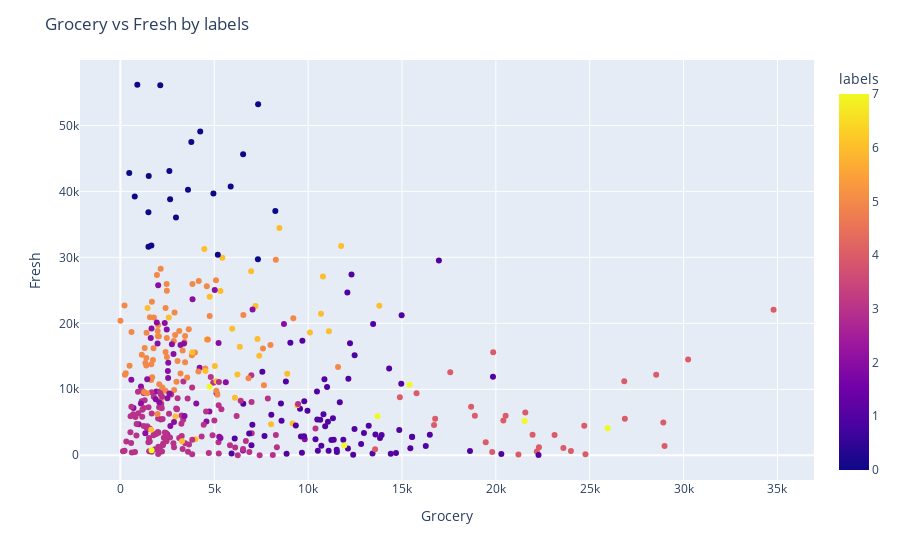
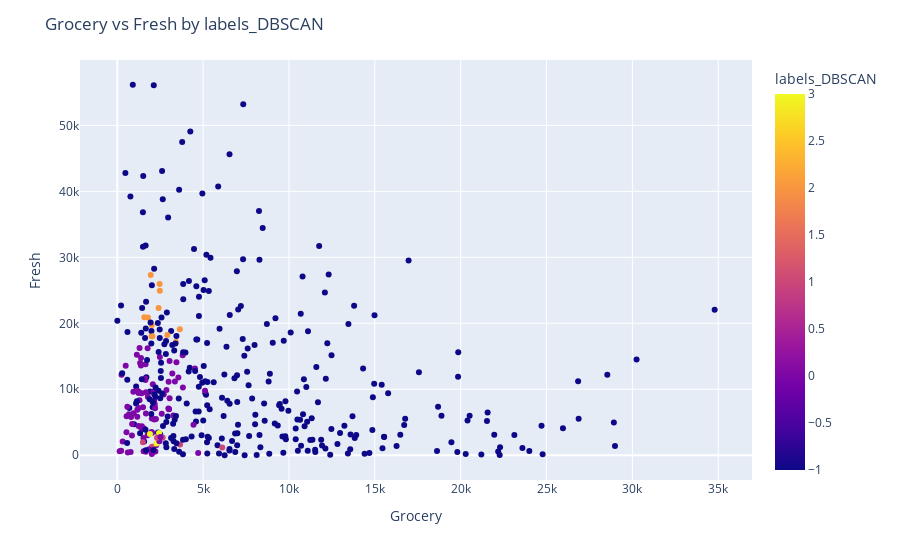

Notebook source saved alongside these figures, in order:
### Markdown cell above
Visualize `Grocery` as X and `Fresh` as y by `labels` and `labels_DBSCAN` respectively

### Code cell
fig_labels = px.scatter(data, x="Grocery", y="Fresh", color="labels")
fig_labels.update_layout(title='Grocery vs Fresh by labels')
fig_labels.show()

fig_labels_DBSCAN= px.scatter(data, x="Grocery", y="Fresh", color="labels_DBSCAN")
fig_labels_DBSCAN.update_layout(title='Grocery vs Fresh by labels_DBSCAN')
fig_labels_DBSCAN.show()

### Figure 1 — Plotly figure (JSON) as saved in the notebook; plotly's stock layout.template omitted (floating-point values rounded to 4 significant figures; data arrays with more than 128 entries replaced by an {"elided": "..."} marker saying what was removed)
{"data": [{"hoverlabel": {"namelength": 0}, "hovertemplate": "Grocery=%{x}<br>Fresh=%{y}<br>labels=%{marker.color}", "legendgroup": "", "marker": {"color": {"elided": "402 int values"}, "coloraxis": "coloraxis", "symbol": "circle"}, "mode": "markers", "name": "", "showlegend": false, "type": "scatter", "x": {"elided": "402 int values"}, "xaxis": "x", "y": {"elided": "402 int values"}, "yaxis": "y"}], "layout": {"coloraxis": {"colorbar": {"title": {"text": "labels"}}, "colorscale": [[0, "#0d0887"], [0.1111, "#46039f"], [0.2222, "#7201a8"], [0.3333, "#9c179e"], [0.4444, "#bd3786"], [0.5556, "#d8576b"], [0.6667, "#ed7953"], [0.7778, "#fb9f3a"], [0.8889, "#fdca26"], [1, "#f0f921"]]}, "legend": {"tracegroupgap": 0}, "margin": {"t": 60}, "title": {"text": "Grocery vs Fresh by labels"}, "xaxis": {"anchor": "y", "domain": [0, 1], "title": {"text": "Grocery"}}, "yaxis": {"anchor": "x", "domain": [0, 1], "title": {"text": "Fresh"}}}}

### Figure 2 — Plotly figure (JSON) as saved in the notebook; plotly's stock layout.template omitted (floating-point values rounded to 4 significant figures; data arrays with more than 128 entries replaced by an {"elided": "..."} marker saying what was removed)
{"data": [{"hoverlabel": {"namelength": 0}, "hovertemplate": "Grocery=%{x}<br>Fresh=%{y}<br>labels_DBSCAN=%{marker.color}", "legendgroup": "", "marker": {"color": {"elided": "402 int values"}, "coloraxis": "coloraxis", "symbol": "circle"}, "mode": "markers", "name": "", "showlegend": false, "type": "scatter", "x": {"elided": "402 int values"}, "xaxis": "x", "y": {"elided": "402 int values"}, "yaxis": "y"}], "layout": {"coloraxis": {"colorbar": {"title": {"text": "labels_DBSCAN"}}, "colorscale": [[0, "#0d0887"], [0.1111, "#46039f"], [0.2222, "#7201a8"], [0.3333, "#9c179e"], [0.4444, "#bd3786"], [0.5556, "#d8576b"], [0.6667, "#ed7953"], [0.7778, "#fb9f3a"], [0.8889, "#fdca26"], [1, "#f0f921"]]}, "legend": {"tracegroupgap": 0}, "margin": {"t": 60}, "title": {"text": "Grocery vs Fresh by labels_DBSCAN"}, "xaxis": {"anchor": "y", "domain": [0, 1], "title": {"text": "Grocery"}}, "yaxis": {"anchor": "x", "domain": [0, 1], "title": {"text": "Fresh"}}}}
